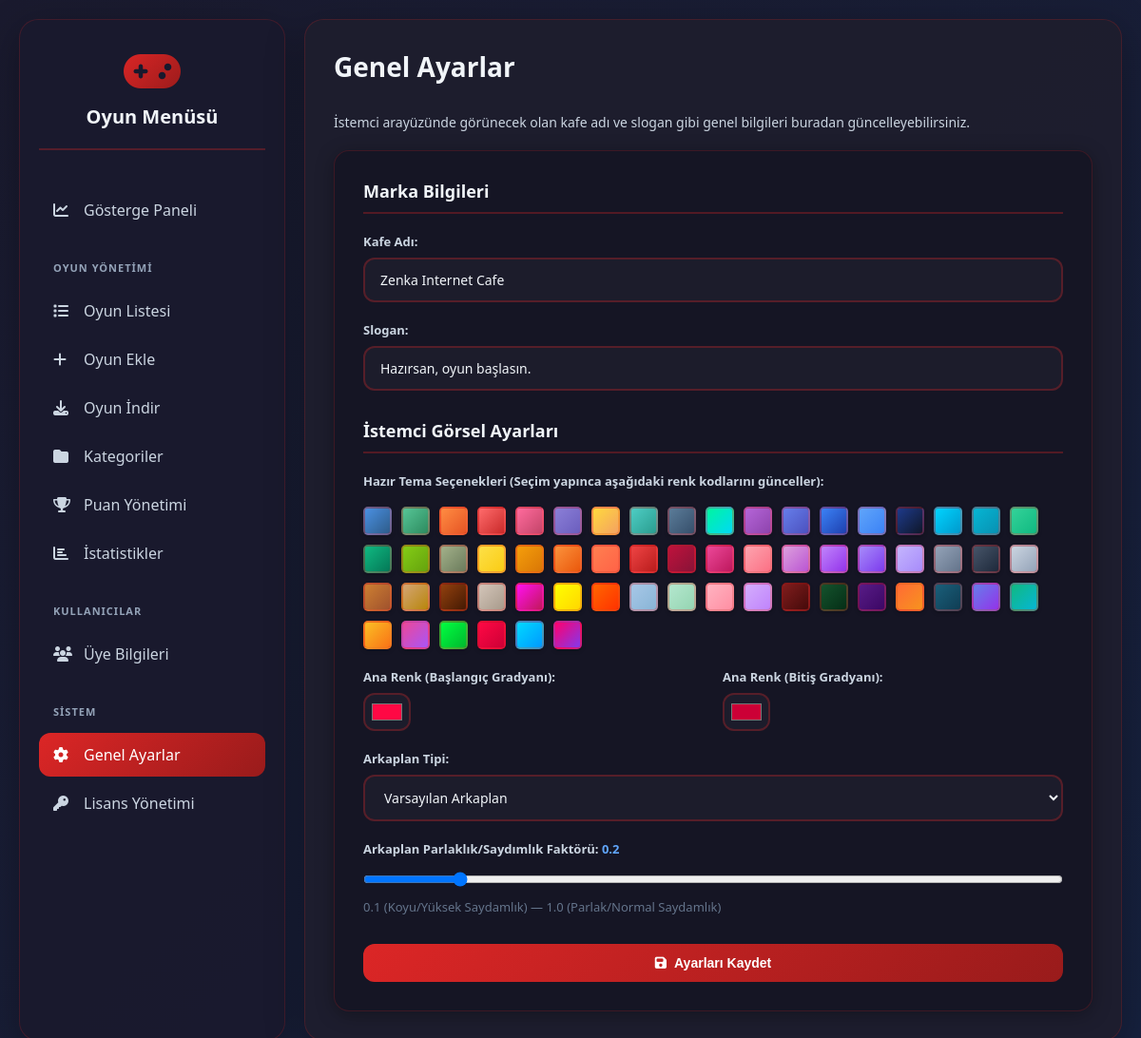
Before: /admin/settings with the older database file.
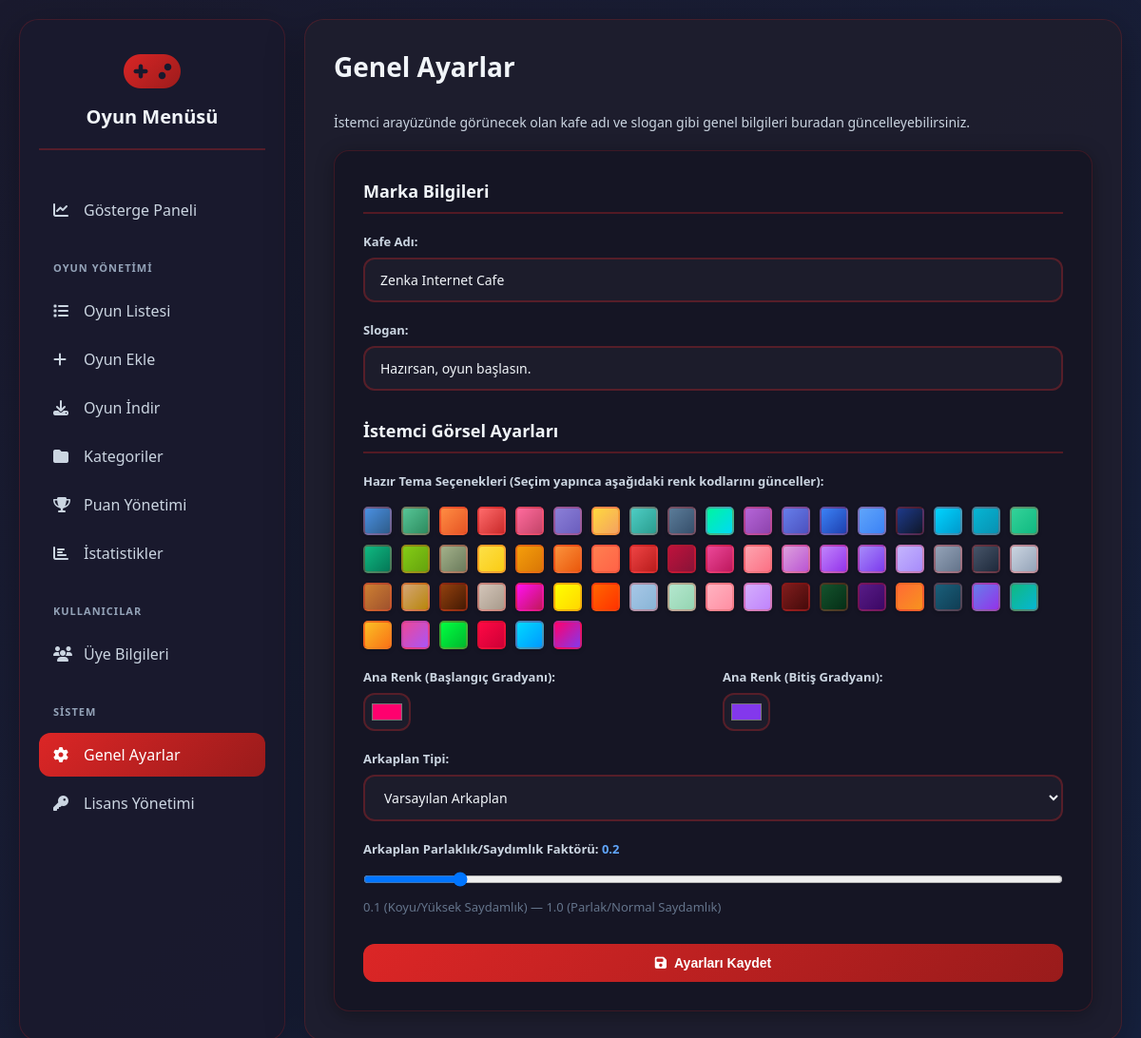
After: the same page with the newer database file.
### tables this page shows
CREATE TABLE settings (
            key TEXT PRIMARY KEY,
            value TEXT
        );

### app.py (the view, shortened to what this page needs)
@app.route('/admin/settings', methods=['GET', 'POST'])
def general_settings():
    settings = get_all_settings()
    settings.setdefault('cafe_name', 'Zenka Internet Cafe')
    settings.setdefault('slogan', 'Hazırsan, oyun başlasın.')
    settings.setdefault('background_type', 'default')
    settings.setdefault('background_file', '')
    settings.setdefault('background_opacity_factor', '1.0')
    settings.setdefault('primary_color_start', '#667eea')
    settings.setdefault('primary_color_end', '#764ba2')
    return render_template('general_settings.html', settings=settings)

### app.py (called while the page is built)
def get_db_connection():
    conn = sqlite3.connect(DATABASE, check_same_thread=False)
    conn.row_factory = sqlite3.Row
    return conn

def get_all_settings():
    conn = get_db_connection()
    settings_cursor = conn.execute('SELECT key, value FROM settings').fetchall()
    conn.close()
    return {row['key']: row['value'] for row in settings_cursor}

### templates/general_settings.html (shortened to what this page needs)
{% extends 'base_admin.html' %}
{% block content %}
    <div class="header">
        <h1>Genel Ayarlar</h1>
    </div>
    <p style="color: #cbd5e1; font-size: 14px; margin-bottom: 20px;">İstemci arayüzünde görünecek olan kafe adı ve slogan gibi genel bilgileri buradan güncelleyebilirsiniz.</p>
    <div class="form-container">
        <form method="POST" enctype="multipart/form-data">
            <div class="section-title">Marka Bilgileri</div>
            <div class="form-grid">
                <div class="form-group full-width">
                    <label for="cafe_name">Kafe Adı:</label>
                    <input type="text" id="cafe_name" name="cafe_name" value="{{ settings.cafe_name }}" required>
                </div>
                <div class="form-group full-width">
                    <label for="slogan">Slogan:</label>
                    <input type="text" id="slogan" name="slogan" value="{{ settings.slogan }}">
                </div>
            </div>
            <div class="section-title" style="margin-top: 30px;">İstemci Görsel Ayarları</div>
            <div class="form-grid">
                <div class="form-group full-width">
                    <label>Hazır Tema Seçenekleri (Seçim yapınca aşağıdaki renk kodlarını günceller):</label>
                    <div id="preset-container" class="preset-container" style="display: flex; flex-wrap: wrap; gap: 10px; margin-top: 10px;">
                    </div>
                </div>
                <div class="form-group">
                    <label for="primary_color_start">Ana Renk (Başlangıç Gradyanı):</label>
                    <input type="color" name="primary_color_start" id="primary_color_start" value="{{ settings.primary_color_start }}" class="color-input" style="height: 40px !important; padding: 5px !important;">
                </div>
                <div class="form-group">
                    <label for="primary_color_end">Ana Renk (Bitiş Gradyanı):</label>
                    <input type="color" name="primary_color_end" id="primary_color_end" value="{{ settings.primary_color_end }}" class="color-input" style="height: 40px !important; padding: 5px !important;">
                </div>
                <div class="form-group full-width">
                    <label for="background_type">Arkaplan Tipi:</label>
                    <select name="background_type" id="background_type" onchange="toggleBackgroundUpload()">
                        <option value="default" {% if settings.background_type == 'default' %}selected{% endif %}>Varsayılan Arkaplan</option>
                    </select>
                </div>
                <div class="form-group full-width">
                    <label for="background_opacity_factor">
                        Arkaplan Parlaklık/Saydımlık Faktörü:
                        <span id="opacity_display" style="font-weight: bold; color: #60a5fa;">
                            {{ "%.1f"|format(settings.background_opacity_factor|float) }}
                        </span>
                    </label>
                    <input type="range"
                           name="background_opacity_factor"
                           id="background_opacity_factor"
                           min="0.1"
                           max="1.0"
                           step="0.1"
                           value="{{ settings.background_opacity_factor }}"
                           oninput="document.getElementById('opacity_display').textContent = parseFloat(this.value).toFixed(1)"
                           style="width: 100%; height: 30px;">
                    <p class="file-prompt" style="margin-top: 5px; color: #64748b; font-size: 13px;">0.1 (Koyu/Yüksek Saydamlık) &mdash; 1.0 (Parlak/Normal Saydamlık)</p>
                </div>
            </div>
            <button type="submit" class="btn btn-primary" style="width: 100%; margin-top: 20px;">
                <i class="fas fa-save"></i>
                Ayarları Kaydet
            </button>
        </form>
    </div>
{% endblock %}

### templates/base_admin.html (shortened to what this page needs)
<!DOCTYPE html>
<html lang="tr">
<head>
    <link href="https://cdnjs.cloudflare.com/ajax/libs/font-awesome/6.4.0/css/all.min.css" rel="stylesheet">
    <link rel="stylesheet" href="https://cdnjs.cloudflare.com/ajax/libs/codemirror/5.65.15/codemirror.min.css">
    <link rel="stylesheet" href="https://cdnjs.cloudflare.com/ajax/libs/codemirror/5.65.15/theme/darcula.min.css">
    <link rel="stylesheet" href="{{ url_for('static', filename='css/admin_styles.css') }}">
</head>
<body>
    <div class="container">
        <aside class="sidebar">
            <div class="logo">
                <i class="fas fa-gamepad"></i>
                <h2>Oyun Menüsü</h2>
            </div>
            <div class="menu-section">
                <a href="{{ url_for('admin_index') }}" class="menu-item {% if request.endpoint == 'admin_index' %}active{% endif %}">
                    <i class="fas fa-chart-line"></i>
                    <span>Gösterge Paneli</span>
                </a>
            </div>
            <div class="menu-section">
                <div class="menu-title">Oyun Yönetimi</div>
                {% set game_list_endpoints = ['list_games', 'edit_game', 'delete_game'] %}
                <a href="{{ url_for('list_games') }}" class="menu-item {% if request.endpoint in game_list_endpoints %}active{% endif %}">
                    <i class="fas fa-list"></i>
                    <span>Oyun Listesi</span>
                </a>
                <a href="{{ url_for('add_game') }}" class="menu-item {% if request.endpoint == 'add_game' %}active{% endif %}">
                    <i class="fas fa-plus"></i>
                    <span>Oyun Ekle</span>
                </a>
                <a href="{{ url_for('download_games') }}" class="menu-item {% if request.endpoint == 'download_games' %}active{% endif %}">
                    <i class="fas fa-download"></i>
                    <span>Oyun İndir</span>
                </a>
                <a href="{{ url_for('manage_categories') }}" class="menu-item {% if request.endpoint == 'manage_categories' or request.endpoint == 'delete_category' %}active{% endif %}">
                    <i class="fas fa-folder"></i>
                    <span>Kategoriler</span>
                </a>
                <a href="{{ url_for('manage_ratings') }}" class="menu-item {% if request.endpoint == 'manage_ratings' or request.endpoint == 'reset_all_ratings' %}active{% endif %}">
                    <i class="fas fa-trophy"></i>
                    <span>Puan Yönetimi</span>
                </a>
                <a href="{{ url_for('manage_statistics') }}" class="menu-item {% if request.endpoint == 'manage_statistics' %}active{% endif %}">
                    <i class="fas fa-chart-bar"></i>
                    <span>İstatistikler</span>
                </a>
            </div>
            <div class="menu-section">
                <div class="menu-title">Kullanıcılar</div>
                {% set user_management_endpoints = ['manage_users', 'edit_user', 'delete_user'] %}
                <a href="{{ url_for('manage_users') }}" class="menu-item {% if request.endpoint in user_management_endpoints %}active{% endif %}">
                    <i class="fas fa-users"></i>
                    <span>Üye Bilgileri</span>
                </a>
            </div>
            <div class="menu-section">
                <div class="menu-title">Sistem</div>
                <a href="{{ url_for('general_settings') }}" class="menu-item {% if request.endpoint == 'general_settings' %}active{% endif %}">
                    <i class="fas fa-cog"></i>
                    <span>Genel Ayarlar</span>
                </a>
                <a href="{{ url_for('license_management') }}" class="menu-item {% if request.endpoint == 'license_management' %}active{% endif %}">
                    <i class="fas fa-key"></i>
                    <span>Lisans Yönetimi</span>
                </a>
            </div>
        </aside>
        <main class="main-content">
            {% block content %}{% endblock %}
        </main>
    </div>
</body>
</html>

### static/css/admin_styles.css (style rules this page uses)
* { margin: 0; padding: 0; box-sizing: border-box; }
body { font-family: 'Segoe UI', Tahoma, Geneva, Verdana, sans-serif; background: linear-gradient(135deg, #1a1a2e 0%, #16213e 100%); min-height: 100vh; padding: 20px; color: #f1f5f9; background-repeat: no-repeat; background-size: cover; background-attachment: fixed; }
.container { max-width: 1400px; margin: 0 auto; display: grid; grid-template-columns: 280px 1fr; gap: 20px; height: calc(100vh - 40px); }
.sidebar { background: rgba(26, 26, 46, 0.95); border-radius: 20px; padding: 30px 20px; box-shadow: 0 10px 40px rgba(0, 0, 0, 0.3); overflow-y: auto; border: 1px solid rgba(220, 38, 38, 0.2); height: 100%; }
.logo { text-align: center; margin-bottom: 40px; padding-bottom: 20px; border-bottom: 2px solid rgba(220, 38, 38, 0.3); }
.logo i { font-size: 48px; background: linear-gradient(135deg, #dc2626 0%, #991b1b 100%); -webkit-background-clip: text; -webkit-text-fill-color: transparent; margin-bottom: 10px; }
.logo h2 { color: #f1f5f9; font-size: 20px; font-weight: 600; }
.menu-section { margin-bottom: 30px; }
.menu-title { color: #94a3b8; font-size: 11px; font-weight: 600; text-transform: uppercase; letter-spacing: 1px; margin-bottom: 15px; padding-left: 15px; }
.menu-item { display: flex; align-items: center; padding: 12px 15px; color: #cbd5e1; text-decoration: none; border-radius: 12px; margin-bottom: 5px; transition: all 0.3s ease; cursor: pointer; }
.menu-item.active { background: linear-gradient(135deg, #dc2626 0%, #991b1b 100%); color: white; }
.menu-item i { width: 20px; margin-right: 12px; font-size: 16px; }
.main-content { background: rgba(30, 30, 46, 0.95); border-radius: 20px; padding: 30px; box-shadow: 0 10px 40px rgba(0, 0, 0, 0.3); border: 1px solid rgba(220, 38, 38, 0.2); display: flex; flex-direction: column; height: 100%; }
.header { display: flex; justify-content: space-between; align-items: center; margin-bottom: 30px; flex-shrink: 0; }
.header h1 { font-size: 28px; color: #f1f5f9; font-weight: 700; border-bottom: none; padding-bottom: 0; margin-top: 0; }
.btn { padding: 12px 24px; border: none; border-radius: 12px; font-size: 14px; font-weight: 600; cursor: pointer; transition: all 0.3s ease; display: flex; align-items: center; gap: 8px; text-decoration: none; justify-content: center; }
.btn-primary { background: linear-gradient(135deg, #dc2626 0%, #991b1b 100%); color: white; }
.form-container { background: rgba(20, 20, 36, 0.8); border-radius: 16px; padding: 30px; box-shadow: 0 4px 20px rgba(0, 0, 0, 0.3); border: 1px solid rgba(220, 38, 38, 0.2); flex-grow: 1; overflow-y: auto; }
.section-title { font-size: 18px; font-weight: 700; color: #f1f5f9; margin-bottom: 20px; padding-bottom: 10px; border-bottom: 2px solid rgba(220, 38, 38, 0.3); }
.form-grid { display: grid; grid-template-columns: repeat(2, 1fr); gap: 20px; margin-bottom: 20px; }
.form-group { display: flex; flex-direction: column; }
.form-group.full-width { grid-column: 1 / -1; }
.form-group label { margin-bottom: 8px; color: #cbd5e1; font-weight: 600; font-size: 13px; }
.form-group input, .form-group select, .form-group textarea { padding: 12px 16px; border: 2px solid rgba(220, 38, 38, 0.3); border-radius: 12px; font-size: 14px; transition: all 0.3s ease; font-family: inherit; background: rgba(30, 30, 46, 0.8); color: #f1f5f9; box-sizing: border-box; }
.form-group input::placeholder, .form-group textarea::placeholder { color: #64748b; }
.file-prompt { color: #94a3b8; font-size: 13px; margin-bottom: 10px; }

### templates/general_settings.html (style rules this page uses)
.color-input { height: 40px !important; padding: 5px !important; }

Changed rows visible on the page:
changed settings (number 3 of 6 on the later page): primary_color_start "#ff0844" → "#ff006e"
changed settings (number 4 of 6 on the later page): primary_color_end "#cc0036" → "#8338ec"
